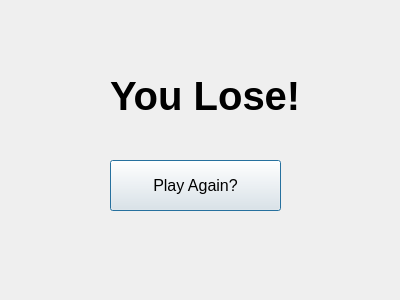
<?xml version="1.0" encoding="UTF-8"?>
<ui version="4.0">
 <class>Dialog</class>
 <widget class="QDialog" name="Dialog">
  <property name="geometry">
   <rect>
    <x>0</x>
    <y>0</y>
    <width>400</width>
    <height>300</height>
   </rect>
  </property>
  <property name="windowTitle">
   <string>Dialog</string>
  </property>
  <widget class="QPushButton" name="pushButton">
   <property name="geometry">
    <rect>
     <x>110</x>
     <y>160</y>
     <width>171</width>
     <height>51</height>
    </rect>
   </property>
   <property name="font">
    <font>
     <pointsize>12</pointsize>
    </font>
   </property>
   <property name="text">
    <string>Play Again?</string>
   </property>
  </widget>
  <widget class="QLabel" name="label">
   <property name="geometry">
    <rect>
     <x>110</x>
     <y>60</y>
     <width>211</width>
     <height>71</height>
    </rect>
   </property>
   <property name="font">
    <font>
     <pointsize>30</pointsize>
     <bold>true</bold>
    </font>
   </property>
   <property name="text">
    <string>You Lose!</string>
   </property>
  </widget>
 </widget>
 <resources/>
 <connections/>
</ui>
